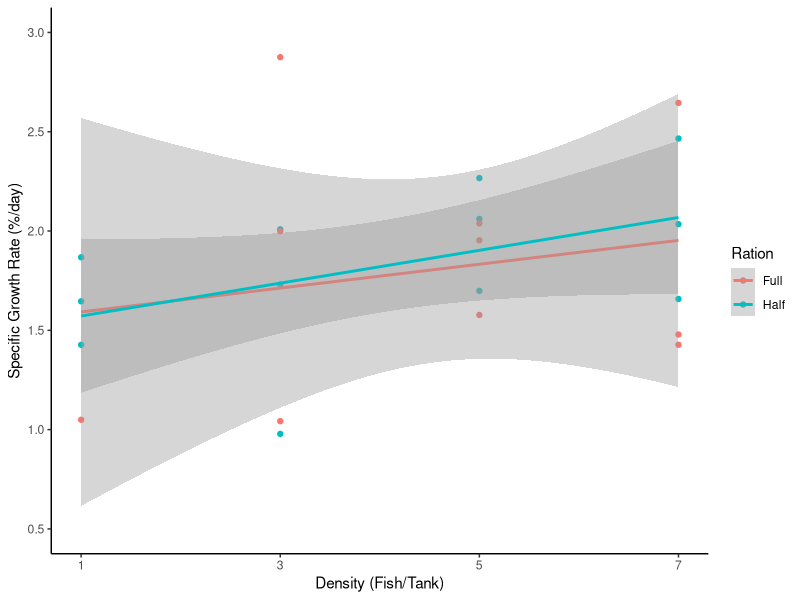
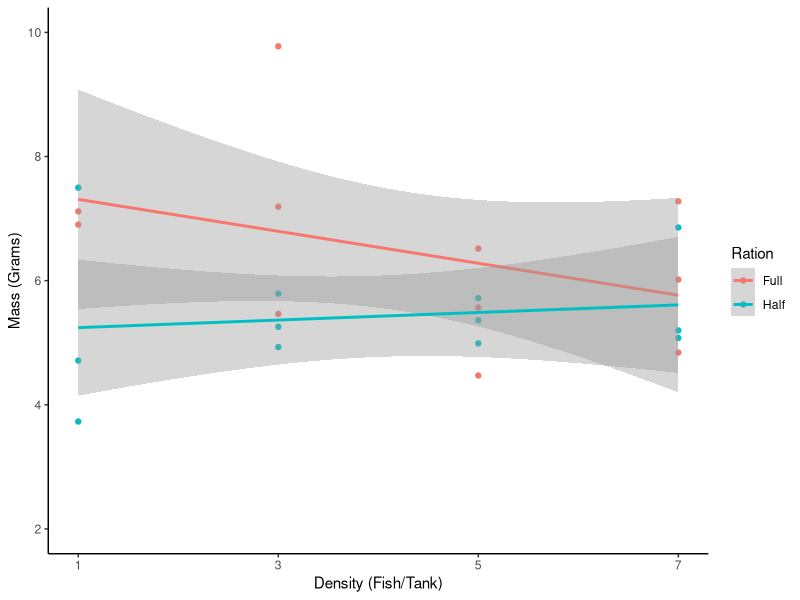
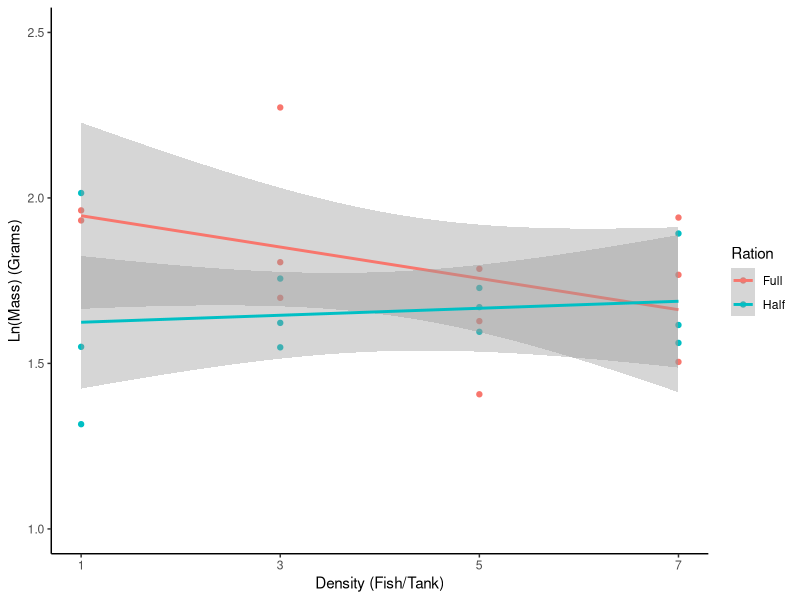
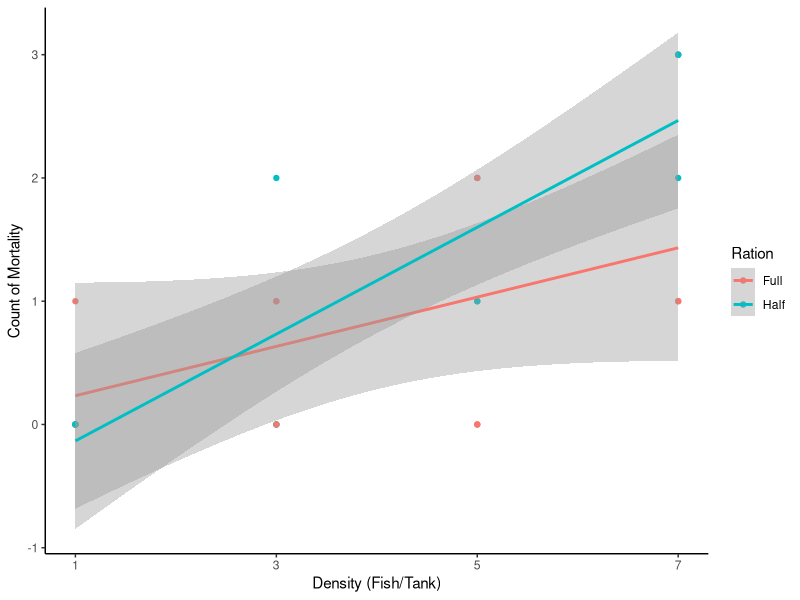
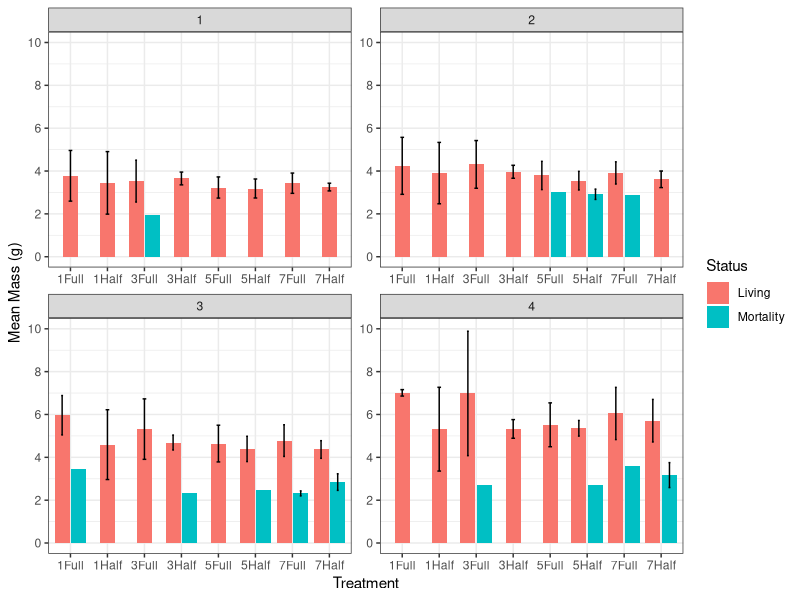
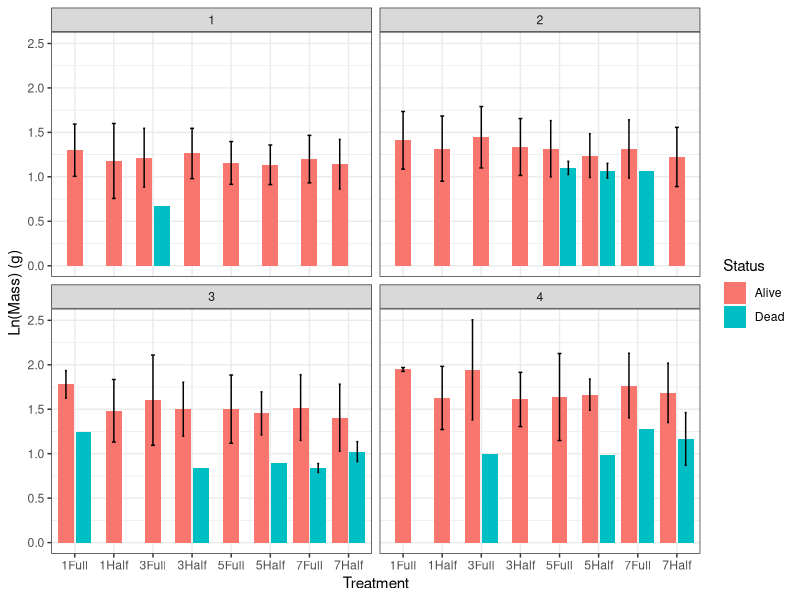
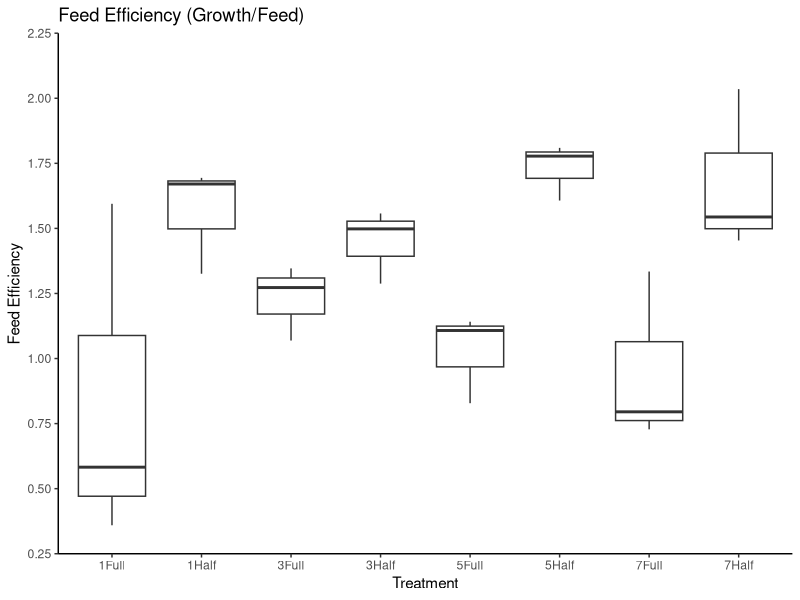
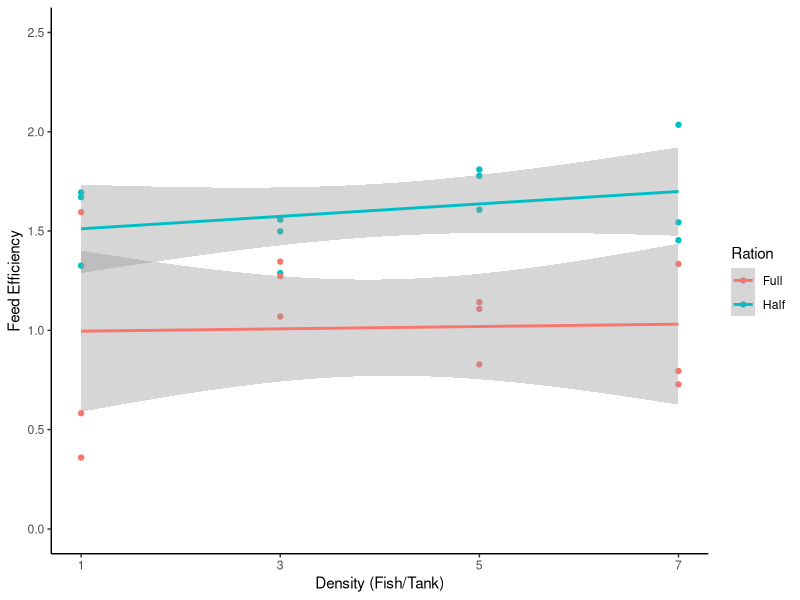

Generate these figures, in order, with R:
## ---- chunk 1
library(dplyr)
library(ggplot2)
library(tidyr)
library(cowplot)
library(lme4)
library(lmerTest)
## ---- chunk 2
lw <- read.csv("Juv_Length_Weight.csv", header=T)
mort <- read.csv("Juv_Mort.csv", header=T)
## ---- chunk 3
wtfin <- lw %>%
  filter(Week == 4) %>%
  group_by(Tank,Treatment,Density,Ration)
wtin <- lw %>%
  filter(Week == 0) %>%
  group_by(Tank,Treatment,Density,Ration)

gr <- left_join(wtfin,wtin, by = c("Tank", "FishID", "Density", "Ration","Treatment"))
gr <- gr %>%
  select(-Date.x,-Date.y,-Week.x,-Week.y,-Note.x,-Note.y,-Length.x,-Length.y)
gr$sgr <- ((log(gr$Mass.x)-log(gr$Mass.y))/28)*100

sgr <- gr %>%
  group_by(Tank,Treatment,Density,Ration) %>%
  summarise(sgrm = mean(sgr,na.rm = T),
            sgrsd =sd(sgr, na.rm = T))

p <- ggplot(sgr, aes(x=Density, y=sgrm,color=Ration)) + geom_point()
p <- p + scale_x_continuous(limits = c(1,7), breaks=seq(1,7,2))
p <- p + scale_y_continuous(limits = c(0.5,3), breaks=seq(0.5,3,0.5))
p <- p + geom_smooth(method = "lm")
p <- p + theme_classic()
p <- p + xlab("Density (Fish/Tank)")
p <- p + ylab("Specific Growth Rate (%/day)")
p

lm <- lm(sgr$sgrm ~ sgr$Density * sgr$Ration)
anova(lm)

## ---- chunk 4
lw$LnMass <- log(lw$Mass)

tankfin <- lw %>%
  filter(Week == 4, Note != "Stuck in filter") %>%
  group_by(Tank,Treatment,Density,Ration) %>%
  summarise(MeanWt = mean(Mass,na.rm = T),
            SDWt =sd(Mass, na.rm = T),
            MeanLnWt = mean(LnMass,na.rm = T),
            SDLnWt =sd(LnMass, na.rm = T))

p <- ggplot(tankfin, aes(x=Density, y=MeanWt,color=Ration)) + geom_point()
p <- p + scale_x_continuous(limits = c(1,7), breaks=seq(1,7,2))
p <- p + scale_y_continuous(limits = c(2,10), breaks=seq(2,10,2))
p <- p + geom_smooth(method = "lm")
p <- p + theme_classic()
p <- p + xlab("Density (Fish/Tank)")
p <- p + ylab("Mass (Grams)")
p

lm <- lm(tankfin$MeanWt ~ tankfin$Density * tankfin$Ration)
anova(lm)

q <- ggplot(tankfin, aes(x=Density, y=MeanLnWt,color=Ration)) + geom_point()
q <- q + scale_x_continuous(limits = c(1,7), breaks=seq(1,7,2))
q <- q + scale_y_continuous(limits = c(1,2.5), breaks=seq(1,2.5,.5))
q <- q + geom_smooth(method = "lm")
q <- q + theme_classic()
q <- q + xlab("Density (Fish/Tank)")
q <- q + ylab("Ln(Mass) (Grams)")
q

lmln <- lm(tankfin$MeanLnWt ~ tankfin$Density * tankfin$Ration)
anova(lmln)
## ---- chunk 5
morttot <- read.csv("Juv_Mort_Total.csv",header=T)

p <- ggplot(morttot, aes(Density,TotalMort, color=Ration)) + geom_point()
p <- p + scale_x_continuous(limits = c(1,7), breaks=seq(1,7,2))
p <- p + ylab("Count of Mortality")
p <- p + xlab("Density (Fish/Tank)")
p <- p + geom_smooth(method = "lm")
p <- p + theme_classic()
p

y <- glm(TotalMort ~ Density * Ration, family=poisson, data=morttot)
anova(y, test="Chisq")

#Evaluating assumptions of the glm() fit
#A central property of the Poisson distribution is that the variance and mean are equal 
tapply(morttot$TotalMort, morttot$Density, mean)
tapply(morttot$TotalMort, morttot$Density, var)
## ---- chunk 6
mortwt <- mort %>%
  group_by(Week, Tank) %>%
  summarise(N=n())

livewt <- lw %>%
  filter(Note!= "Mort") %>%
  group_by(Week, Tank, Treatment) %>%
  summarise(meanwt = mean(Mass, na.rm = T))

livesum <- livewt %>%
  filter(Week!=0)%>%
  group_by(Week,Treatment)%>%
  summarise(mean = mean(meanwt, na.rm = T),
            sdwt = sd(meanwt, na.rm = T))

livesum$Living <- "Living"

mortwt <- mort %>%
  group_by(Week, Tank, Treatment) %>%
  summarise(meanwt = mean(Mass,na.rm = T))

mortsum <- mortwt %>%
  filter(meanwt != "NaN") %>%
  group_by(Week,Treatment)%>%
  summarise(mean = mean(meanwt, na.rm = T),
            sdwt = sd(meanwt, na.rm = T))

mortsum$Living <- "Mortality"

comp <- as.data.frame(rbind(mortsum,livesum))

limits <- aes(ymax = comp$mean + comp$sdwt,
              ymin = comp$mean - comp$sdwt)

p <- ggplot(comp,aes(Treatment,mean,fill = factor(Living))) + geom_bar(position = position_dodge2(preserve = "single"), stat="identity") + facet_wrap(comp$Week, scales = "free") + scale_fill_discrete(name = "Status")
p <- p + geom_errorbar(limits, width = 0.1, position=position_dodge(.9))
#p <- p + geom_errorbar(aes(ymin = mean - sdwt, ymax = mean + sdwt, fill = factor(Living)), width=0.2) 
p <- p + scale_y_continuous(limits = c(0,10), breaks = seq(0,10,2))
p <- p + ylab("Mean Mass (g)")
p <- p + theme_bw()
p


## ---- chunk 7
#Assign lw data to Alive status
#Remove records of dead fish
lw$Status <- "Alive"
al <- lw %>% 
  filter(Note != "Mort")

#Add Dead status
mort$Status <- "Dead"

juv <- bind_rows(al,mort) %>%
  select(-Colour)
juv$Date <- as.Date(juv$Date, "%m-%d-%Y")

#Remove some outliers: dried to floor and trapped in filter
juv <- juv[-c(388,437),] 

ids <- read.csv("Juv_Fish_ID.csv")

juv <- left_join(juv,ids)
juv$Status <- as.factor(juv$Status)

juv$LnMass <- log(juv$Mass)

juvsum <- juv %>%
  group_by(Week,Treatment,Status)%>%
  filter(Week != 0)%>%
  summarise(meanwt = mean(Mass, na.rm = T),
            sdwt = sd(Mass, na.rm = T),
            meanlnwt = mean(LnMass, na.rm = T),
            sdlnwt = sd(LnMass, na.rm = T))

limits <- aes(ymax = juvsum$meanlnwt + juvsum$sdlnwt,
              ymin = juvsum$meanlnwt - juvsum$sdlnwt)

p <- ggplot(juvsum,aes(Treatment,meanlnwt,fill = factor(Status))) + geom_bar(position = position_dodge2(preserve = "single"), stat="identity") + facet_wrap(juvsum$Week) + scale_fill_discrete(name = "Status")
p <- p + geom_errorbar(limits, width = 0.1, position=position_dodge(.9))
#p <- p + geom_errorbar(aes(ymin = mean - sdwt, ymax = mean + sdwt, fill = factor(Living)), width=0.2) 
p <- p + ylab("Ln(Mass) (g)")
p <- p + theme_bw()
p

lme <- lmer(LnMass ~ Density + Ration + Status + Date + (1|Tank) + (1|FishUn), juv)
summary(lme)
anova(lme, type = 3)
ranova(lme)

## ---- chunk 8
#Import tank mass and feed to calculate conversions
conv <- read.csv("Juv_Mass_Feed_Tank.csv", header = T)

#Calculate feed efficiency: out/in
conv$FE <- conv$Mass_Gained/conv$Feed


FE <- conv %>%
  group_by(Treatment) %>%
  summarise(FE_Mean = mean(FE),
            FE_SD =sd(FE))

q <- ggplot(conv, aes(Treatment,FE))
q <- q + geom_boxplot(outlier.colour="black", outlier.shape=16, outlier.size=2, notch=FALSE)
q <- q + ylab("Feed Efficiency")
q <- q + xlab("Treatment")
q <- q + theme_classic()
q <- q + scale_y_continuous(expand = c(0,0), limits = c(0.25,2.25), breaks = seq(0.25,2.25,0.25))
q <- q + ggtitle("Feed Efficiency (Growth/Feed)")
q

p <- ggplot(conv, aes(x=Density, y=FE,color=Ration)) + geom_point()
p <- p + scale_x_continuous(limits = c(1,7), breaks=seq(1,7,2))
p <- p + scale_y_continuous(limits = c(0,2.5), breaks=seq(0,2.5,.5))
p <- p + geom_smooth(method = "lm")
p <- p + theme_classic()
p <- p + xlab("Density (Fish/Tank)")
p <- p + ylab("Feed Efficiency")
p

lm <- lm(conv$FE ~ conv$Density * conv$Ration)
anova(lm)

## ---- chunk 9
#Calculate food conversion rate: in/out
conv$FCR <- conv$Feed/conv$Mass_Gained

FCR <- conv %>%
  group_by(Treatment) %>%
  summarise(FCR_Mean = mean(FCR),
            FCR_SD =sd(FCR))

p <- ggplot(conv, aes(Treatment,FCR))
p <- p + geom_boxplot(outlier.colour="black", outlier.shape=16, outlier.size=2, notch=FALSE)
p <- p + ylab("Food Conversion Rate")
p <- p + xlab("Treatment")
p <- p + theme_classic()
p <- p + scale_y_continuous(expand = c(0,0), limits = c(0.25,3), breaks = seq(0.25,3,0.25))
p <- p + ggtitle("Food Conversion Rate (Feed/Growth)")
p

p <- ggplot(conv, aes(x=Density, y=FCR,color=Ration)) + geom_point()
p <- p + scale_x_continuous(limits = c(1,7), breaks=seq(1,7,2))
p <- p + scale_y_continuous(limits = c(0,3), breaks=seq(0,3,.5))
p <- p + geom_smooth(method = "lm")
p <- p + theme_classic()
p <- p + xlab("Density (Fish/Tank)")
p <- p + ylab("Feed Conversion Rate")
p

lm <- lm(conv$FCR ~ conv$Density * conv$Ration)
anova(lm)
